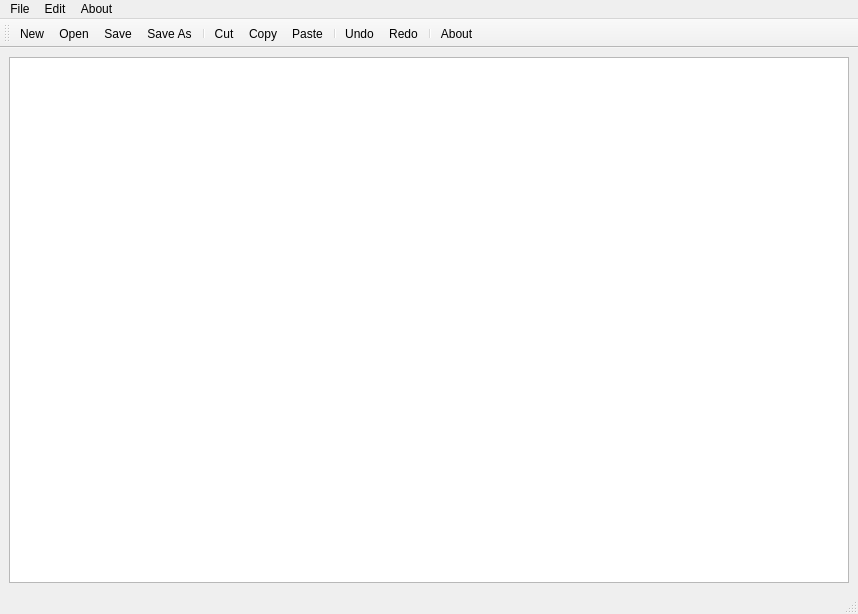
<?xml version="1.0" encoding="UTF-8"?>
<ui version="4.0">
 <class>MainWindow</class>
 <widget class="QMainWindow" name="MainWindow">
  <property name="geometry">
   <rect>
    <x>0</x>
    <y>0</y>
    <width>858</width>
    <height>614</height>
   </rect>
  </property>
  <property name="windowTitle">
   <string>MainWindow</string>
  </property>
  <widget class="QWidget" name="centralwidget">
   <layout class="QHBoxLayout" name="horizontalLayout">
    <item>
     <widget class="QTextEdit" name="textEdit"/>
    </item>
   </layout>
  </widget>
  <widget class="QMenuBar" name="menubar">
   <property name="geometry">
    <rect>
     <x>0</x>
     <y>0</y>
     <width>858</width>
     <height>21</height>
    </rect>
   </property>
   <widget class="QMenu" name="menuFile">
    <property name="title">
     <string>File</string>
    </property>
    <addaction name="actionNew"/>
    <addaction name="actionOpen"/>
    <addaction name="separator"/>
    <addaction name="actionSave"/>
    <addaction name="actionSave_As"/>
   </widget>
   <widget class="QMenu" name="menuEdit">
    <property name="title">
     <string>Edit</string>
    </property>
    <addaction name="actionUndo"/>
    <addaction name="actionRedo"/>
    <addaction name="separator"/>
    <addaction name="actionCut"/>
    <addaction name="actionCopy"/>
    <addaction name="actionPaste"/>
   </widget>
   <widget class="QMenu" name="menuAbout">
    <property name="title">
     <string>About</string>
    </property>
    <addaction name="actionAbout"/>
   </widget>
   <addaction name="menuFile"/>
   <addaction name="menuEdit"/>
   <addaction name="menuAbout"/>
  </widget>
  <widget class="QStatusBar" name="statusbar"/>
  <widget class="QToolBar" name="toolBar">
   <property name="windowTitle">
    <string>toolBar</string>
   </property>
   <attribute name="toolBarArea">
    <enum>TopToolBarArea</enum>
   </attribute>
   <attribute name="toolBarBreak">
    <bool>false</bool>
   </attribute>
   <addaction name="actionNew"/>
   <addaction name="actionOpen"/>
   <addaction name="actionSave"/>
   <addaction name="actionSave_As"/>
   <addaction name="separator"/>
   <addaction name="actionCut"/>
   <addaction name="actionCopy"/>
   <addaction name="actionPaste"/>
   <addaction name="separator"/>
   <addaction name="actionUndo"/>
   <addaction name="actionRedo"/>
   <addaction name="separator"/>
   <addaction name="actionAbout"/>
  </widget>
  <action name="actionNew">
   <property name="icon">
    <iconset resource="Resource.qrc">
     <normaloff>:/rec/img/new.png</normaloff>:/rec/img/new.png</iconset>
   </property>
   <property name="text">
    <string>New</string>
   </property>
  </action>
  <action name="actionOpen">
   <property name="icon">
    <iconset resource="Resource.qrc">
     <normaloff>:/rec/img/open.png</normaloff>:/rec/img/open.png</iconset>
   </property>
   <property name="text">
    <string>Open</string>
   </property>
  </action>
  <action name="actionSave">
   <property name="icon">
    <iconset resource="Resource.qrc">
     <normaloff>:/rec/img/save.png</normaloff>:/rec/img/save.png</iconset>
   </property>
   <property name="text">
    <string>Save</string>
   </property>
  </action>
  <action name="actionSave_As">
   <property name="icon">
    <iconset resource="Resource.qrc">
     <normaloff>:/rec/img/save-as.png</normaloff>:/rec/img/save-as.png</iconset>
   </property>
   <property name="text">
    <string>Save As</string>
   </property>
  </action>
  <action name="actionCut">
   <property name="icon">
    <iconset resource="Resource.qrc">
     <normaloff>:/rec/img/cut.png</normaloff>:/rec/img/cut.png</iconset>
   </property>
   <property name="text">
    <string>Cut</string>
   </property>
  </action>
  <action name="actionCopy">
   <property name="icon">
    <iconset resource="Resource.qrc">
     <normaloff>:/rec/img/copy.png</normaloff>:/rec/img/copy.png</iconset>
   </property>
   <property name="text">
    <string>Copy</string>
   </property>
  </action>
  <action name="actionPaste">
   <property name="icon">
    <iconset resource="Resource.qrc">
     <normaloff>:/rec/img/paste.png</normaloff>:/rec/img/paste.png</iconset>
   </property>
   <property name="text">
    <string>Paste</string>
   </property>
  </action>
  <action name="actionRedo">
   <property name="icon">
    <iconset resource="Resource.qrc">
     <normaloff>:/rec/img/redo.png</normaloff>:/rec/img/redo.png</iconset>
   </property>
   <property name="text">
    <string>Redo</string>
   </property>
  </action>
  <action name="actionUndo">
   <property name="icon">
    <iconset resource="Resource.qrc">
     <normaloff>:/rec/img/undo.png</normaloff>:/rec/img/undo.png</iconset>
   </property>
   <property name="text">
    <string>Undo</string>
   </property>
  </action>
  <action name="actionAbout">
   <property name="icon">
    <iconset resource="Resource.qrc">
     <normaloff>:/rec/img/about.png</normaloff>:/rec/img/about.png</iconset>
   </property>
   <property name="text">
    <string>About</string>
   </property>
   <property name="toolTip">
    <string>About</string>
   </property>
  </action>
 </widget>
 <resources>
  <include location="Resource.qrc"/>
 </resources>
 <connections/>
</ui>
